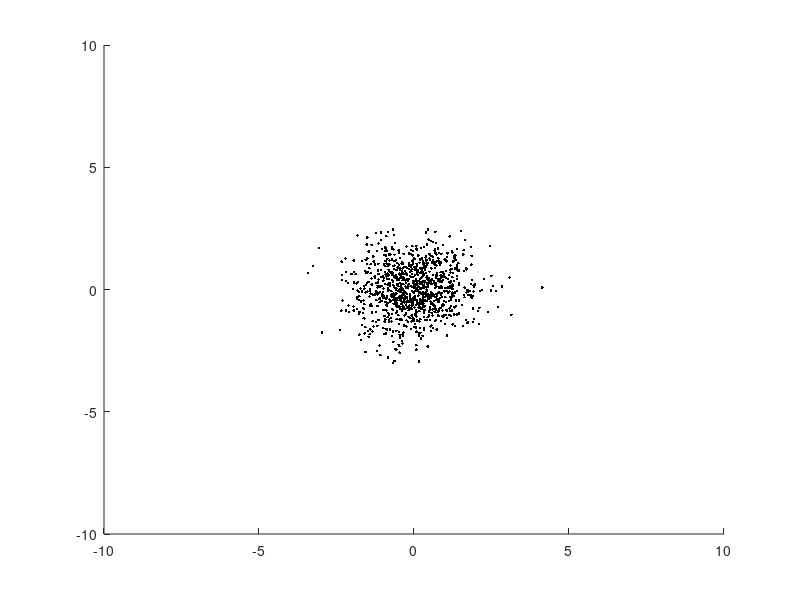
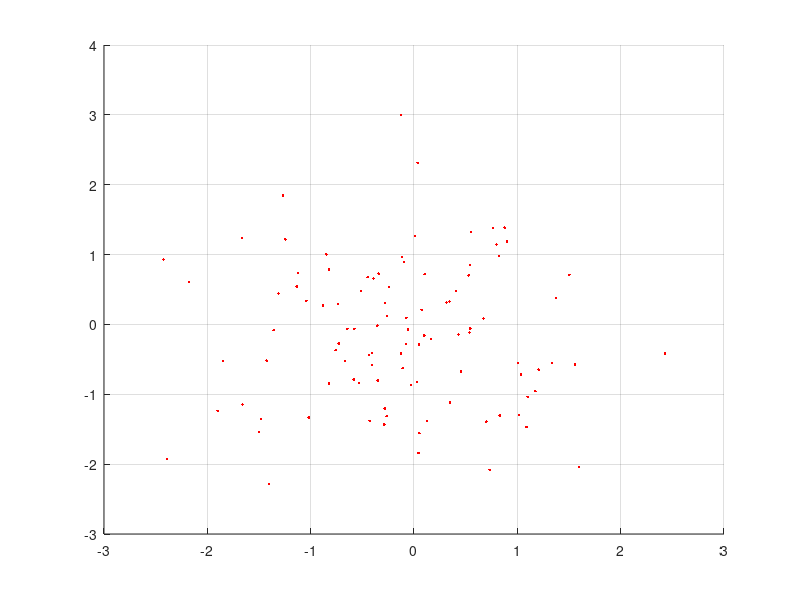
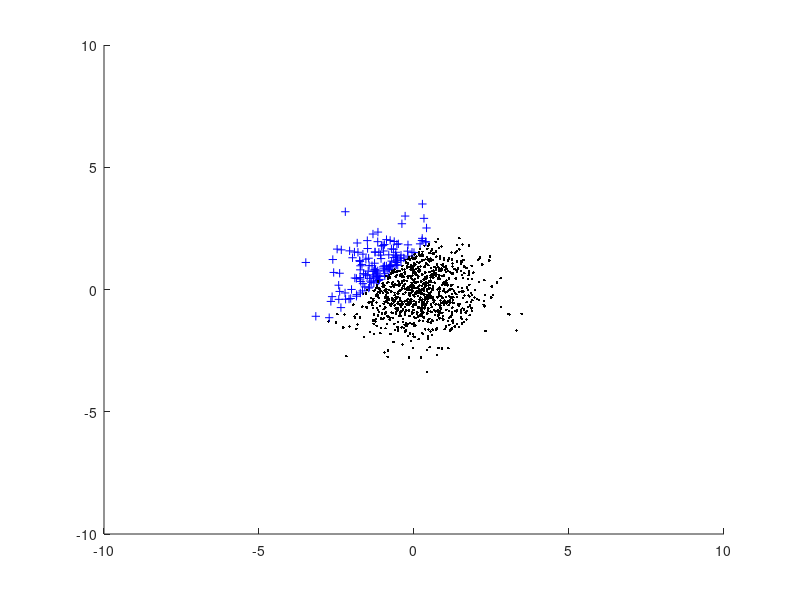
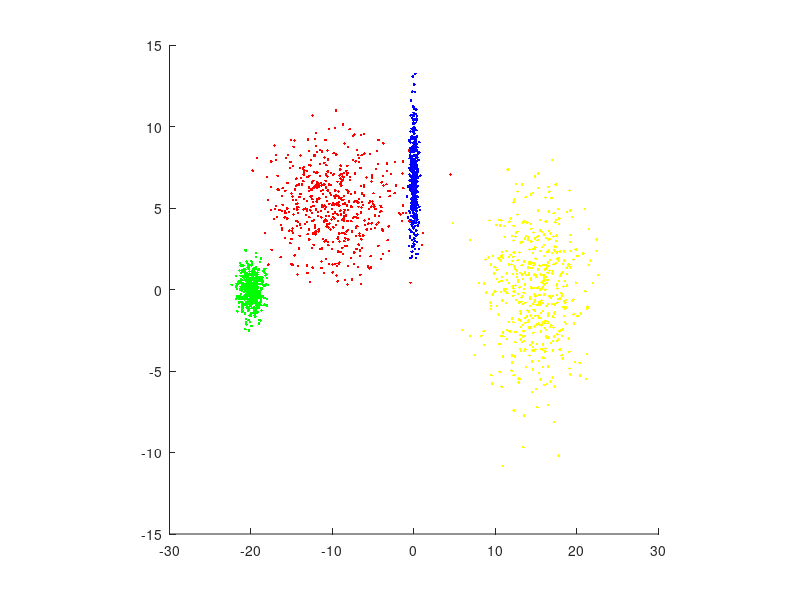

Write MATLAB code to recreate these figures, in order.
%% Task 1 a

close all, clear all, clc

X = randn(100000, 1);

Y = numel(X(X > -1 & X < 1))/numel(X);

%% Task 1 b
close all, clear all, clc

X = randn(1000, 1000);


figure
hold
axis ([-10 10 -10 10])
plot (X(:,1), X(:,2),'k.')

%% Task 1 c
close all, clear all, clc

X = randn(100, 100, 100);

figure
hold
plot3 (X(:,1), X(:,2), X(:,3), 'r.')
rotate3d
grid on

%% Task 1 d

close all, clear all, clc

X = randn(1000, 2);


figure
hold
axis ([-10 10 -10 10])


for i = 1:size(X)
    if  (X(i,1) >= X(i,1) & X(i,2) >= (X(i, 1) + 1.5))
        plot (X(i,1), X(i,2),'b+')
    
    else
        plot (X(i,1), X(i,2),'k.')
    end
        
end

%% Task 1 e

close all, clear all, clc

C1 = randn(500, 2) * 2;
C1(:,1) = C1(:,1)*2-10;
C1(:,2) = C1(:,2)+5;

C2 = randn(500, 2);
C2(:,1) = C2(:,1)/4;
C2(:,2) = C2(:,2)*2+7;


C3 = randn(500, 2)/1.25;
C3(:,1) = C3(:,1) - 20;

C4 = randn(500, 2) * 3;
C4(:,1) = C4(:,1) + 15;

C5 = randn(1000, 2);
C6 = randn(1000, 2);
C7 = randn(1000, 2);
C8 = randn(1000, 2);

figure
hold on
axis square

plot (C1(:,1), C1(:,2),'r.')
plot (C2(:,1), C2(:,2),'b.')
plot (C3(:,1), C3(:,2),'g.')
plot (C4(:,1), C4(:,2),'y.')
%plot (C5(:,1), C5(:,2),'k.')
%plot (C6(:,1), C6(:,2),'p.')
%plot (C7(:,1), C7(:,2),'r.')
%plot (C8(:,1), C8(:,2),'r.')




